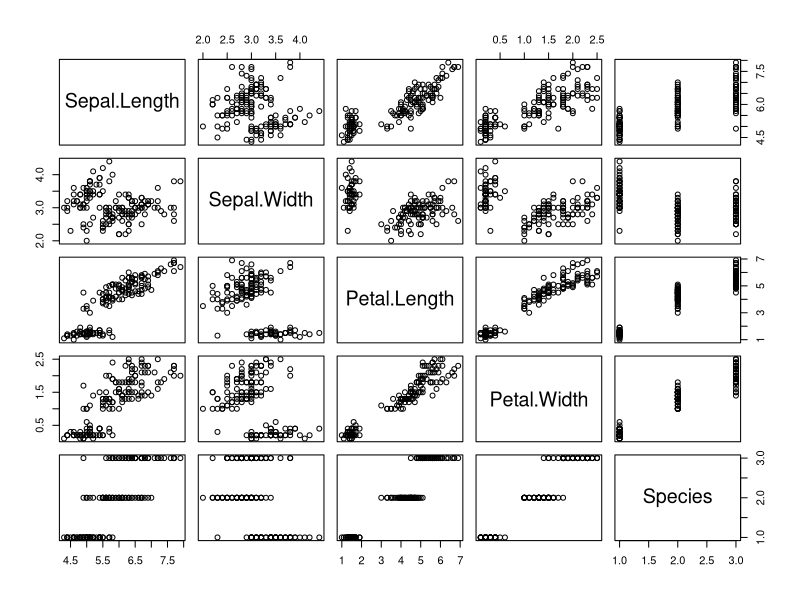
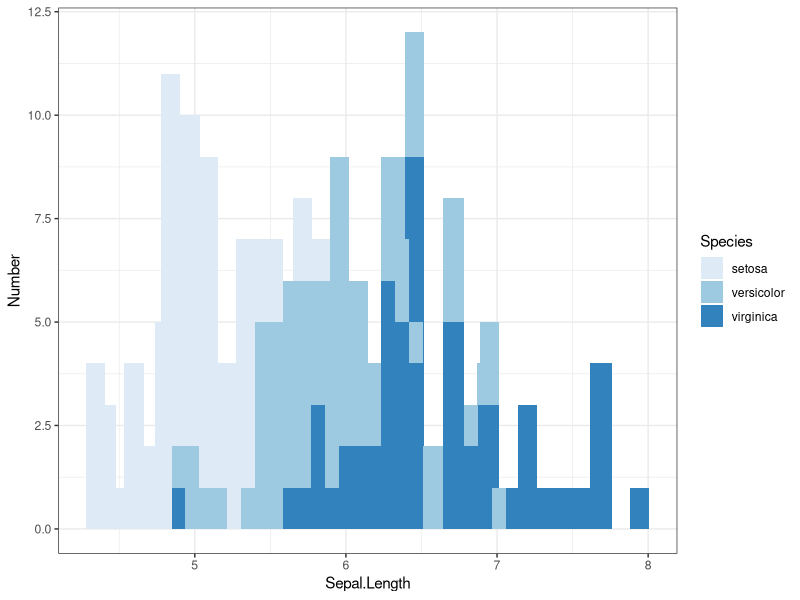
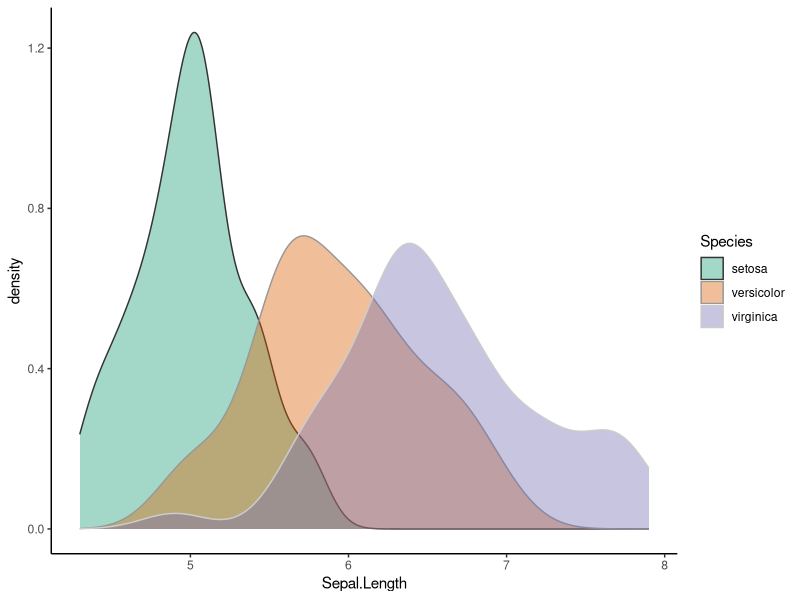

These charts were generated, in order, by the following R code:
data("mtcars")
data("cars")
data("iris")
dim(iris)
str(iris)

library(ggplot2)
head(iris)
pairs(iris)

ggplot(iris, aes(x = Sepal.Length))+
  geom_histogram(bins=50)+
  theme_bw()+
  geom_histogram(bins=30)+
  geom_histogram(bins = 40)+
  aes(fill = Species)+
  scale_fill_brewer()+
  labs(y = 'Number')
  
# http://www.cookbook-r.com/Graphs/Colors_(ggplot2)/


# Univariate variable visualization
ggplot(iris, aes(x = Sepal.Length))+
  geom_density(alpha = 0.4)+
  aes(color = Species)+
  aes(fill = Species)+
  theme_bw()+
  scale_color_grey()+ 
  theme_classic()+
  scale_fill_brewer(palette="Dark2")+
  theme()





